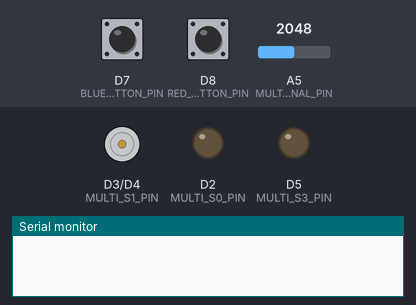
This sketch was run on a simulated Particle Photon. On the bench: motor-driver pin pairs drawn as motors (green arrow = first pin HIGH = forward, orange = second pin HIGH = backward, longer = more drive, scaled by the enable pin), output pins drawn as LEDs (lit = HIGH), the last lines printed to the serial monitor. Inputs (shaded band) come from the test bench; at power-on: D7 (BLUE_BUTTON_PIN) HIGH, D8 (RED_BUTTON_PIN) HIGH, A5 (MULTI_SIGNAL_PIN) = 2048.

Above: at 1.2 s.
1.3 s: D7 (BLUE_BUTTON_PIN) pulled LOW for 0.15 s
At 2.6 s:
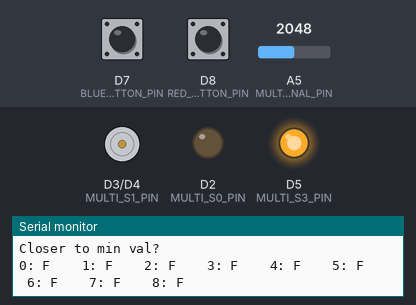
2.9 s: D8 (RED_BUTTON_PIN) pulled LOW for 0.15 s
4.5 s: D8 (RED_BUTTON_PIN) pulsed LOW 5 times (0.12 s each, 0.3 s apart)
Timing chart, 0 to 7.5 s (numbered marks = the images above; inputs shaded):
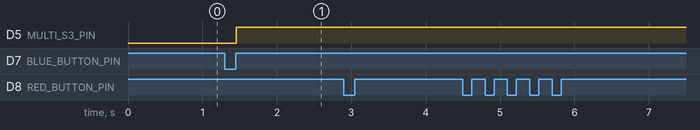

Measured:
- after the input at 1.3 s, D5 (MULTI_S3_PIN): LOW → HIGH after 0.15 s

The sketch:

GloveConnectionTest1.ino
```cpp
/*
 * Project GloveConnectionTest1
 * Description: Test the full connection of my glove
 * Author: Devon Palma
 * Date: 4/12/2022
 */

SYSTEM_MODE(SEMI_AUTOMATIC);

#include "EZButton.h"
#include "Multiplexer.h"

const int RED_BUTTON_PIN = D8;
const int BLUE_BUTTON_PIN = D7;

const int MULTI_ENABLE_PIN = D6;
const int MULTI_S0_PIN = D2;
const int MULTI_S1_PIN = D3;
const int MULTI_S2_PIN = D4;
const int MULTI_S3_PIN = D5;
const int MULTI_SIGNAL_PIN = A5;

Multiplexer mp(MULTI_ENABLE_PIN, MULTI_S0_PIN, MULTI_S1_PIN, MULTI_S2_PIN, MULTI_S3_PIN, MULTI_SIGNAL_PIN);
EZButton redButton(RED_BUTTON_PIN);
EZButton blueButton(BLUE_BUTTON_PIN);

int maxVals[9];
int minVals[9];

void setup() {
    Serial.begin();
    blueButton.onPressed(&onBluePressed);
    blueButton.onRelease(&onBlueRelease);
    redButton.onPressed(&onRedPressed);
    redButton.onRelease(&onRedRelease);
}

void loop() {
    blueButton.update();
    redButton.update();
}

void onBluePressed() {
    Serial.printf("Differnces between min and max\n");
    for (int i = 0; i < 9; i++) {
        Serial.printf("%d: %d    ", i, maxVals[i] - minVals[i]);
    }
    Serial.printf("\n");
}

void onBlueRelease() {
    Serial.printf("Closer to min val?\n");
    for (int i = 0; i < 9; i++) {
        int curVal = mp.read(i);
        int mid = (maxVals[i] + minVals[i]) / 2;
        Serial.printf("%d: %s    ", i, curVal < mid ? "T" : "F");
    }
    Serial.printf("\n");
}

void onRedPressed() {
    Serial.printf("Updating max vals\n");
    for (int i = 0; i < 9; i++) {
        maxVals[i] = mp.read(i);
        Serial.printf("%d: %d    ", i, maxVals[i]);
    }
    Serial.printf("\n");
}

void onRedRelease() {
    Serial.printf("Updating min vals\n");
    for (int i = 0; i < 9; i++) {
        minVals[i] = mp.read(i);
        Serial.printf("%d: %d    ", i, minVals[i]);
    }
    Serial.printf("\n");
}
```

EZButton.h
```cpp
#ifndef _EZ_BUTTON_H_
#define _EZ_BUTTON_H_

typedef void (*callFunction)(void);

class EZButton {
private:
    int p;
    bool lastState;
    callFunction _onPressed = nullptr;
    callFunction _onRelease = nullptr;


public:
    EZButton(int pin, PinMode mode = INPUT_PULLUP) {
        p = pin;
        pinMode(p, mode);
        lastState = digitalRead(p);
    }

    void onRelease(callFunction onReleaseFunc) {
        _onRelease = onReleaseFunc;
    }

    void onPressed(callFunction onPressedFunc) {
        _onPressed = onPressedFunc;
    }

    void update() {
        bool curState = digitalRead(p);

        if (curState && !lastState && _onRelease != nullptr) {
            _onRelease();
        }

        if (!curState && lastState && _onPressed != nullptr) {
            _onPressed();
        }

        lastState = curState;
    }
};

#endif
```

GloveConnectionTest1.cpp
```cpp
/******************************************************/
//       THIS IS A GENERATED FILE - DO NOT EDIT       //
/******************************************************/

#include "Particle.h"
#line 1 "c:/Users/deedp/Documents/IOT/SmartGlove/GloveConnectionTest1/src/GloveConnectionTest1.ino"
/*
 * Project GloveConnectionTest1
 * Description: Test the full connection of my glove
 * Author: Devon Palma
 * Date: 4/12/2022
 */

void setup();
void loop();
void onBluePressed();
void onBlueRelease();
void onRedPressed();
void onRedRelease();
#line 8 "c:/Users/deedp/Documents/IOT/SmartGlove/GloveConnectionTest1/src/GloveConnectionTest1.ino"
SYSTEM_MODE(SEMI_AUTOMATIC);

#include "EZButton.h"
#include "Multiplexer.h"

const int RED_BUTTON_PIN = D8;
const int BLUE_BUTTON_PIN = D7;

const int MULTI_ENABLE_PIN = D6;
const int MULTI_S0_PIN = D2;
const int MULTI_S1_PIN = D3;
const int MULTI_S2_PIN = D4;
const int MULTI_S3_PIN = D5;
const int MULTI_SIGNAL_PIN = A5;

Multiplexer mp(MULTI_ENABLE_PIN, MULTI_S0_PIN, MULTI_S1_PIN, MULTI_S2_PIN, MULTI_S3_PIN, MULTI_SIGNAL_PIN);
EZButton redButton(RED_BUTTON_PIN);
EZButton blueButton(BLUE_BUTTON_PIN);

int maxVals[9];
int minVals[9];

void setup() {
    Serial.begin();
    blueButton.onPressed(&onBluePressed);
    blueButton.onRelease(&onBlueRelease);
    redButton.onPressed(&onRedPressed);
    redButton.onRelease(&onRedRelease);
}

void loop() {
    blueButton.update();
    redButton.update();
}

void onBluePressed() {
    Serial.printf("Differnces between min and max\n");
    for (int i = 0; i < 9; i++) {
        Serial.printf("%d: %d    ", i, maxVals[i] - minVals[i]);
    }
    Serial.printf("\n");
}

void onBlueRelease() {
    Serial.printf("Closer to min val?\n");
    for (int i = 0; i < 9; i++) {
        int curVal = mp.read(i);
        int mid = (maxVals[i] + minVals[i]) / 2;
        Serial.printf("%d: %s    ", i, curVal < mid ? "T" : "F");
    }
    Serial.printf("\n");
}

void onRedPressed() {
    Serial.printf("Updating max vals\n");
    for (int i = 0; i < 9; i++) {
        maxVals[i] = mp.read(i);
        Serial.printf("%d: %d    ", i, maxVals[i]);
    }
    Serial.printf("\n");
}

void onRedRelease() {
    Serial.printf("Updating min vals\n");
    for (int i = 0; i < 9; i++) {
        minVals[i] = mp.read(i);
        Serial.printf("%d: %d    ", i, minVals[i]);
    }
    Serial.printf("\n");
}
```

Multiplexer.h
```cpp
#ifndef _MULTIPLEXER_H_
#define _MULITPLEXER_H_

class Multiplexer {
    byte en;
    byte s0, s1, s2, s3;
    byte sig;
    byte index;

public:

    Multiplexer(byte enablePin, byte select0Pin, byte select1Pin, byte select2Pin, byte select3Pin, byte signalPin) {
        en = enablePin;
        s0 = select0Pin;
        s1 = select1Pin;
        s2 = select2Pin;
        s3 = select3Pin;
        sig = signalPin;

        pinMode(en, OUTPUT);
        pinMode(s0, OUTPUT);
        pinMode(s1, OUTPUT);
        pinMode(s2, OUTPUT);
        pinMode(s3, OUTPUT);
        pinMode(sig, INPUT);

        set(index);
        disable();
    }

    void enable() {
        digitalWrite(en, LOW);
    }

    void disable() {
        digitalWrite(en, HIGH);
    }

    void set(byte index) {
        if (index < 0 || index > 15) {
            Serial.printf("Multiplexer.set() > value must be in the range of 0...15, value = %d\n", index);
            return;
        }

        digitalWrite(s0, (index & 0x1) >> 0);
        digitalWrite(s1, (index & 0x2) >> 1);
        digitalWrite(s2, (index & 0x4) >> 2);
        digitalWrite(s3, (index & 0x8) >> 3);
    }

    int read(byte index) {
        set(index);
        return read();
    }

    int read() {
        enable();
        int val = analogRead(sig);
        disable();

        return val;
    }
};

#endif
```
